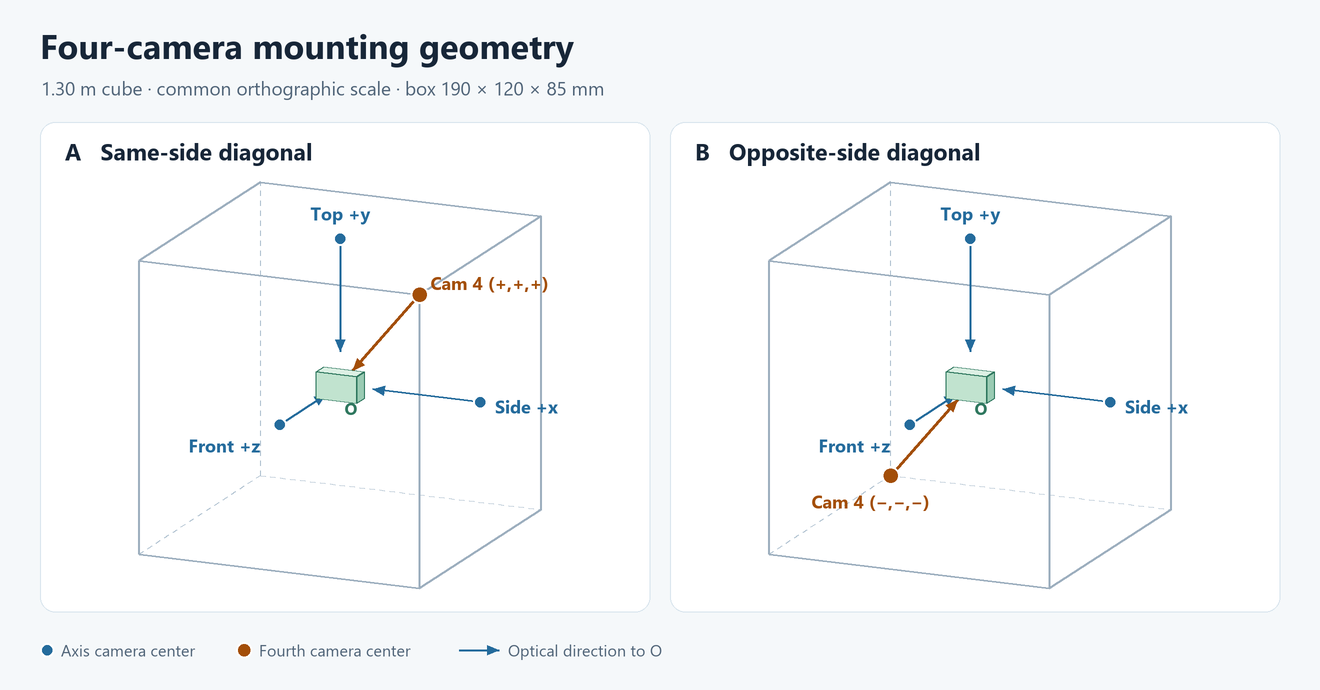
#> input picture experiments/mount_occlusion/camera_mounts.png, 1320 x 690 px, given in place of WIN_20261124_20_05_34_Pro.mp4, which was not available
$ python check_edges.py
#> lines starting #> are read from the running program, lines starting #| are printed output that depends on the picture; after the words box and inside, x2 and y2 are one past the last pixel; in counts of white or black regions, pixels touching at a corner belong together
"""Inspect Canny edges in a recorded video; object identification is not implemented.

Uses OpenCV's GaussianBlur/Canny implementations:
https://docs.opencv.org/4.x/da/d22/tutorial_py_canny.html
The video processing and comparison wrapper was written for this project.
"""
import argparse
import json
from pathlib import Path

import cv2
import numpy as np


def label(image, text):
    image = image.copy()
    cv2.rectangle(image, (0, 0), (image.shape[1], 32), (20, 20, 20), -1)
    cv2.putText(image, text, (9, 23), cv2.FONT_HERSHEY_SIMPLEX,
                0.55, (255, 255, 255), 1, cv2.LINE_AA)
    return image


def resize(image, width):
    return cv2.resize(image, (width, round(image.shape[0] * width / image.shape[1])))


def save_image(path, image):
    ok, encoded = cv2.imencode(path.suffix, image)
    if not ok:
        raise RuntimeError(f"Cannot encode image: {path}")
    encoded.tofile(str(path))


def main():
    parser = argparse.ArgumentParser(description=__doc__)
    parser.add_argument('--video', type=Path, default=Path.home() / 'Pictures' /
                        'Camera Roll' / 'WIN_20261124_20_05_34_Pro.mp4')
    parser.add_argument('--low', type=int, default=30)
    parser.add_argument('--high', type=int, default=90)
    parser.add_argument('--output', type=Path, default=Path(__file__).resolve().parent.parent / 'outputs' / 'edges')
    args = parser.parse_args()
    if not 0 <= args.low < args.high:
        parser.error('Require 0 <= low < high')
    cap = cv2.VideoCapture(str(args.video))
    if not cap.isOpened():
        raise RuntimeError(f"Cannot open video: {args.video}")
    fps = cap.get(cv2.CAP_PROP_FPS)
    total = int(cap.get(cv2.CAP_PROP_FRAME_COUNT))
    if not np.isfinite(fps) or fps <= 0 or total <= 0:
        cap.release()
        raise RuntimeError('Video must report valid FPS and frame count')
    args.output.mkdir(parents=True, exist_ok=True)
    samples = {round((total - 1) * x) for x in [0.02, 0.28, 0.41, 0.54, 0.67, 0.95]}
    rows, writer, count = [], None, 0
    width = height = 0
    try:
        while True:
            ok, frame = cap.read()
#> frame is the input picture: shape (690, 1320, 3); mean B, G, R 249.1, 248, 246.3
            if not ok:
                break
            height, width = frame.shape[:2]
#> height = 690; width = 1320
            gray = cv2.cvtColor(frame, cv2.COLOR_BGR2GRAY)
            blurred = cv2.GaussianBlur(gray, (5, 5), 1.2)
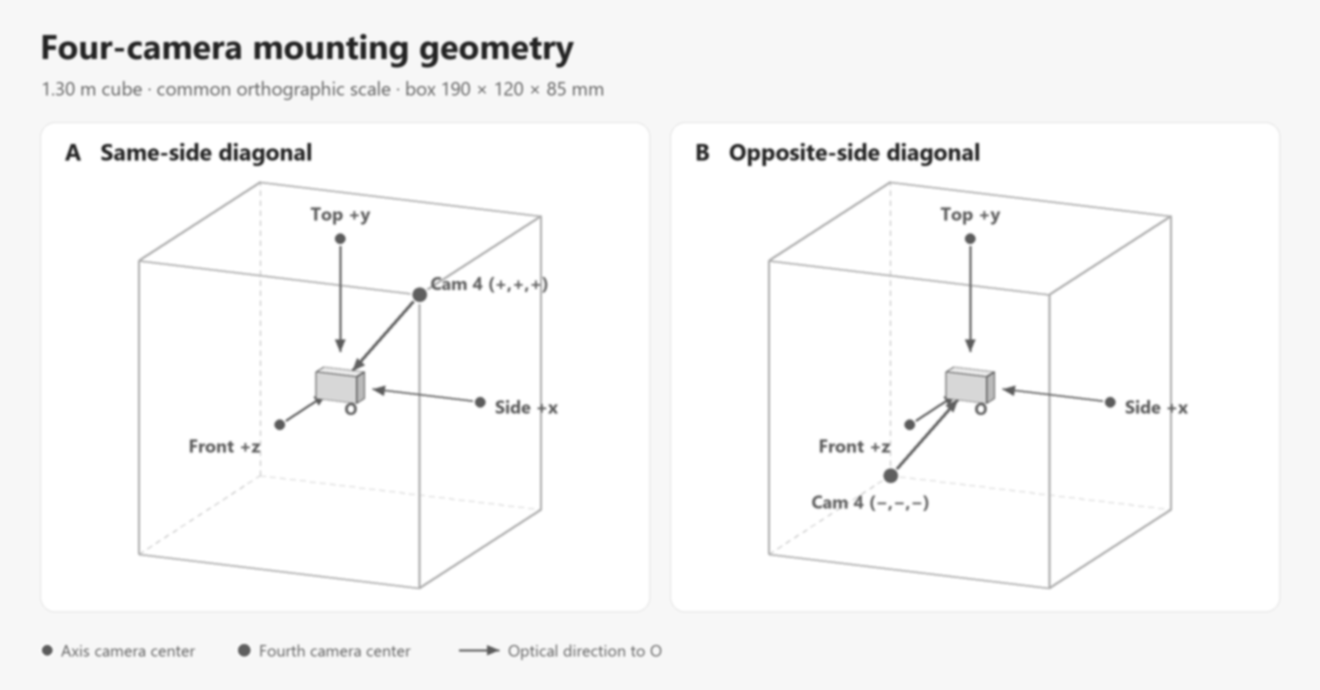
#> blurred: shape (690, 1320); min 35, max 255, mean 247.5
            edges = cv2.Canny(blurred, args.low, args.high, apertureSize=3, L2gradient=True)
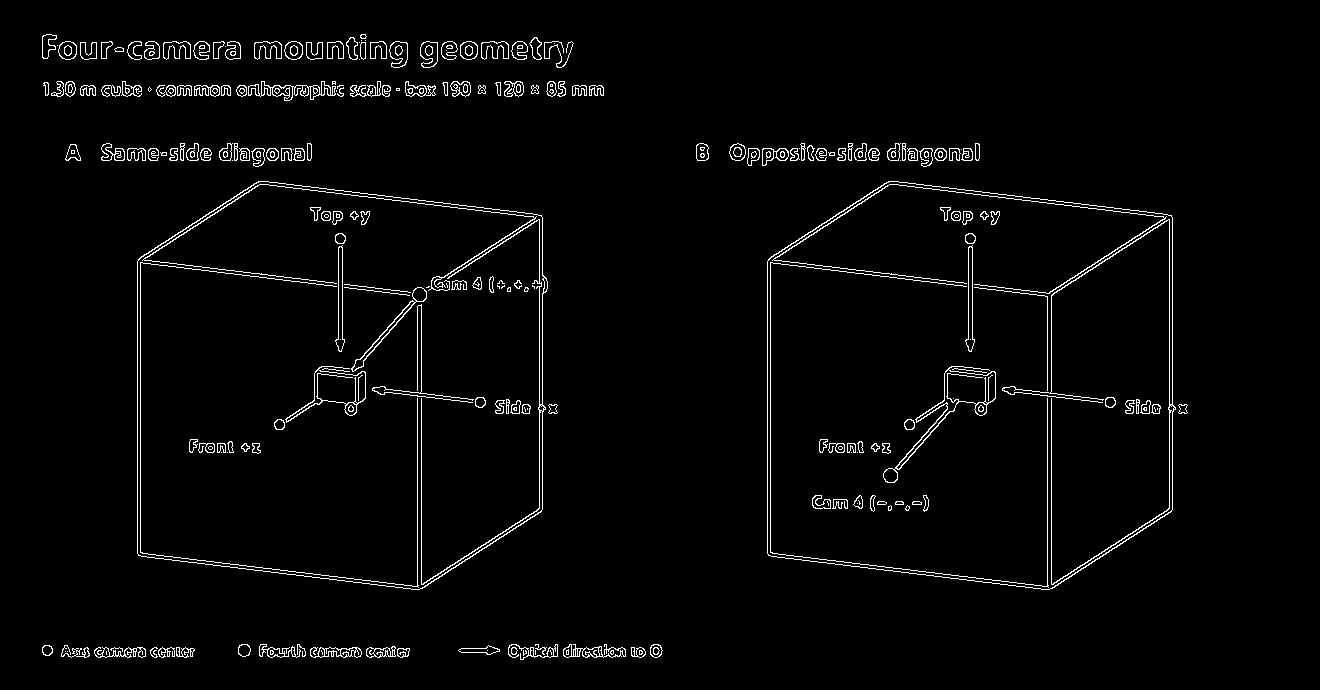
#> edges: shape (690, 1320); 2.6% white in thin lines or dots, all inside (x1, y1, x2, y2) = (42, 34, 1188, 660)
            overlay = frame.copy()
            overlay[edges != 0] = (0, 255, 0)
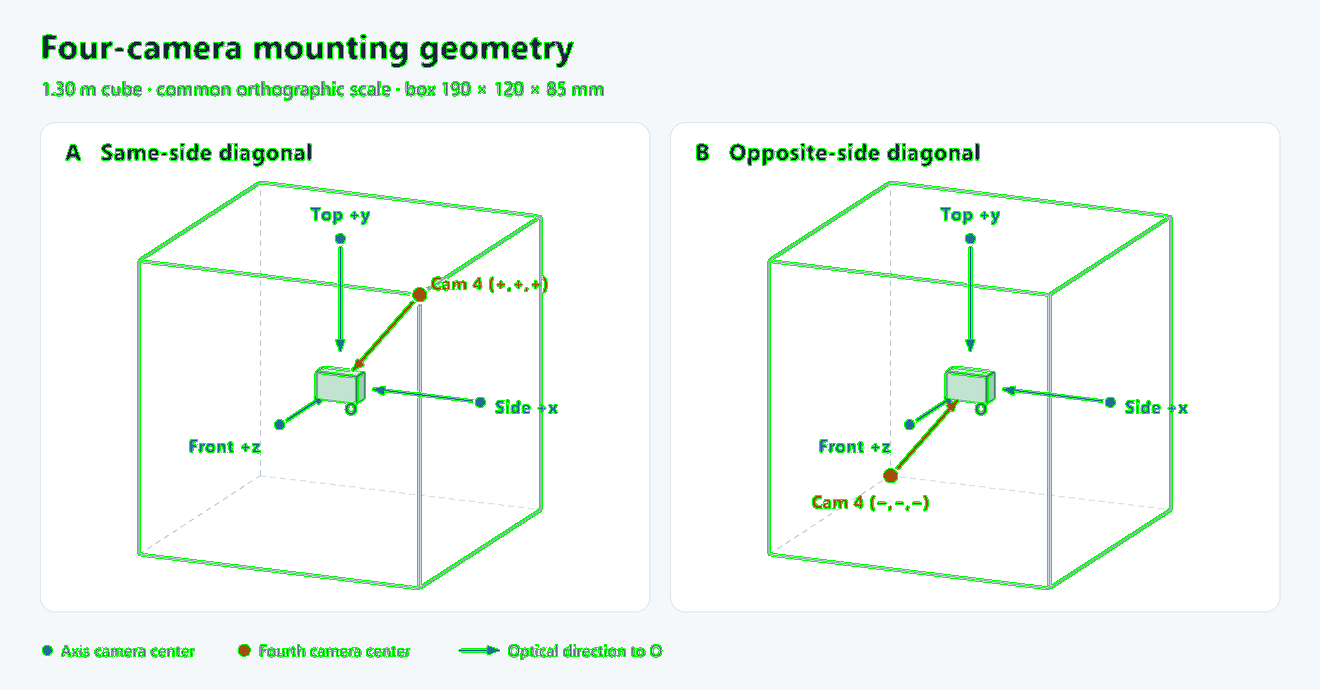
#> overlay: shape (690, 1320, 3); 2.58% of pixels changed, all inside (x1, y1, x2, y2) = (42, 34, 1188, 660)
            preview = np.hstack([
                label(resize(frame, 640), f'Original | frame {count} | {count/fps:.2f}s'),
                label(resize(cv2.cvtColor(edges, cv2.COLOR_GRAY2BGR), 640),
                      f'Canny {args.low}/{args.high}'),
                label(resize(overlay, 640), 'Green = detected edges'),
            ])
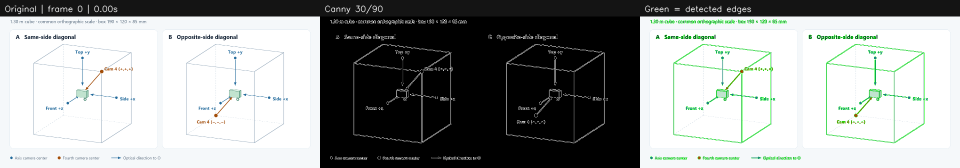
#> preview: shape (335, 1920, 3) (shown at 1/2 size); mean B, G, R 153.1, 154.6, 151.7
            if writer is None:
                writer = cv2.VideoWriter(str(args.output / 'edge_preview.mp4'),
                                         cv2.VideoWriter_fourcc(*'mp4v'), fps,
                                         (preview.shape[1], preview.shape[0]))
                if not writer.isOpened():
                    raise RuntimeError('Cannot create output video')
            writer.write(preview)
            if count in samples:
                # Fixed manual viewing crop, not an automatically detected object region.
                ys, xs = slice(int(height*.20), int(height*.85)), slice(int(width*.40), int(width*.85))
                tiles = [label(resize(frame[ys, xs], 400), f'Original {count/fps:.2f}s')]
                for lo, hi in [(15, 45), (30, 90), (60, 150)]:
                    test = cv2.Canny(blurred, lo, hi, apertureSize=3, L2gradient=True)
                    tiles.append(label(resize(cv2.cvtColor(test[ys, xs], cv2.COLOR_GRAY2BGR), 400),
                                       f'Canny {lo}/{hi}'))
#> this loop made 3 passes
#> pass 1, in label (call 5), `image = image.copy()`:
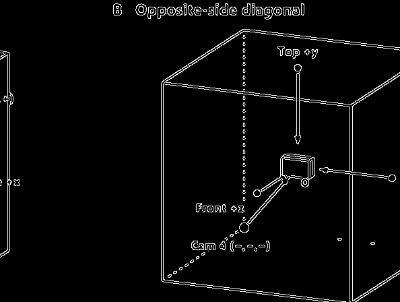
#> image: shape (302, 400, 3); min 0, max 255, mean 8.2
#> after the loop, tiles = 4 items
                tiles.append(label(resize(overlay[ys, xs], 400), f'Overlay {args.low}/{args.high}'))
#> in resize (call 8), `return cv2.resize(image, (width, round(image.shape[0] * width / image...`:
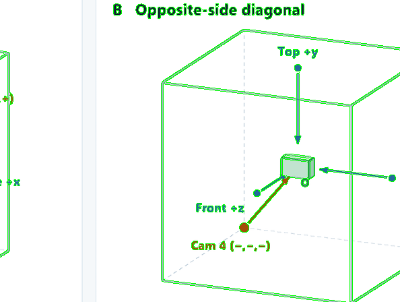
#> returned value: shape (302, 400, 3); mean of channels 0, 1, 2 243.7, 251, 242.6; drawn as B, G, R
#> in label (call 8), `cv2.putText(image, text, (9, 23), cv2.FONT_HERSHEY_SIMPLEX, 0.55, (255..`:
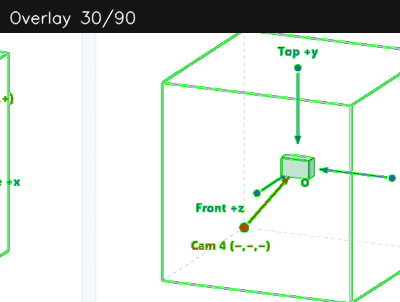
#> image: shape (302, 400, 3); mean of channels 0, 1, 2 221.2, 227.2, 220.3; drawn as B, G, R
                rows.append(np.hstack(tiles))
                save_image(args.output / f'frame_{count:04d}_original.png', frame)
                save_image(args.output / f'frame_{count:04d}_edges.png', edges)
                save_image(args.output / f'frame_{count:04d}_overlay.png', overlay)
            count += 1
    finally:
        cap.release()
        if writer is not None:
            writer.release()
    if not count:
        raise RuntimeError('No frames decoded')
    if rows:
        save_image(args.output / 'threshold_comparison.jpg', np.vstack(rows))
    metadata = {
        'source': str(args.video), 'frames_processed': count, 'reported_frames': total,
        'source_size_px': [width, height], 'fps': fps,
        'approx_duration_seconds': count / fps,
        'processing': 'full-resolution grayscale, GaussianBlur 5x5 sigma=1.2, Canny L2gradient',
        'canny_thresholds': [args.low, args.high], 'coordinate_space': 'original_distorted_pixels',
        'comparison_thresholds': [[15, 45], [30, 90], [60, 150]],
        'comparison_crop_fraction_xyxy': [.40, .20, .85, .85],
        'note': 'Edge inspection only. No plate identification, corner detection, or camera synchronization. Output video has no audio; timing uses nominal FPS.'
    }
    (args.output / 'run_info.json').write_text(json.dumps(metadata, indent=2, ensure_ascii=False), encoding='utf-8')
    print(json.dumps(metadata, indent=2, ensure_ascii=False))
    print(f'Outputs: {args.output}')


if __name__ == '__main__':
    main()
